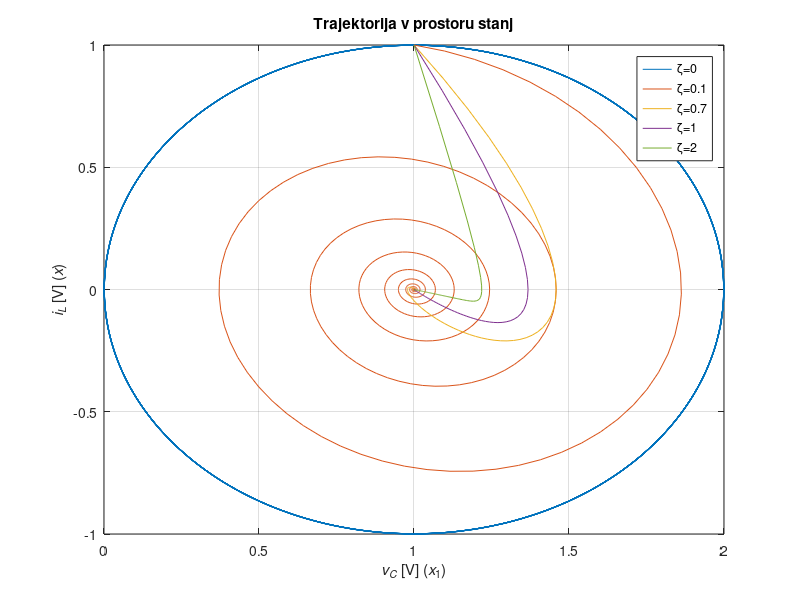
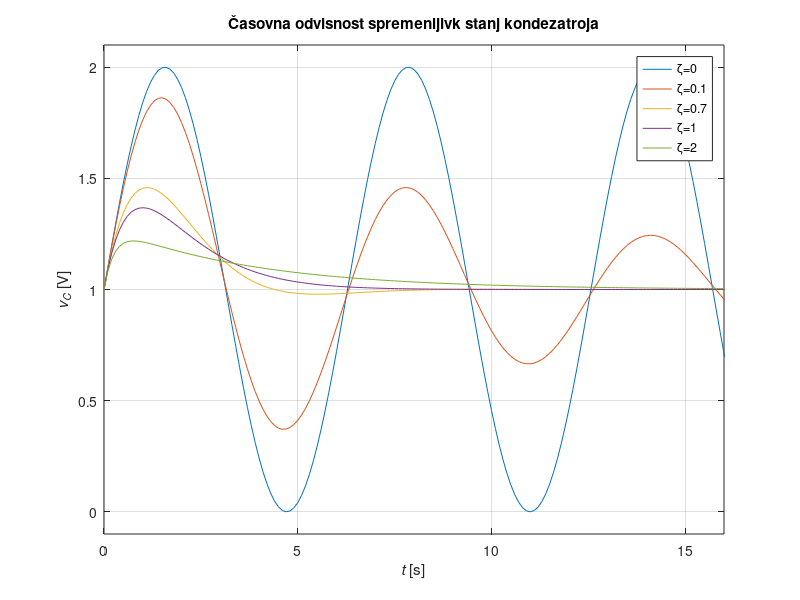
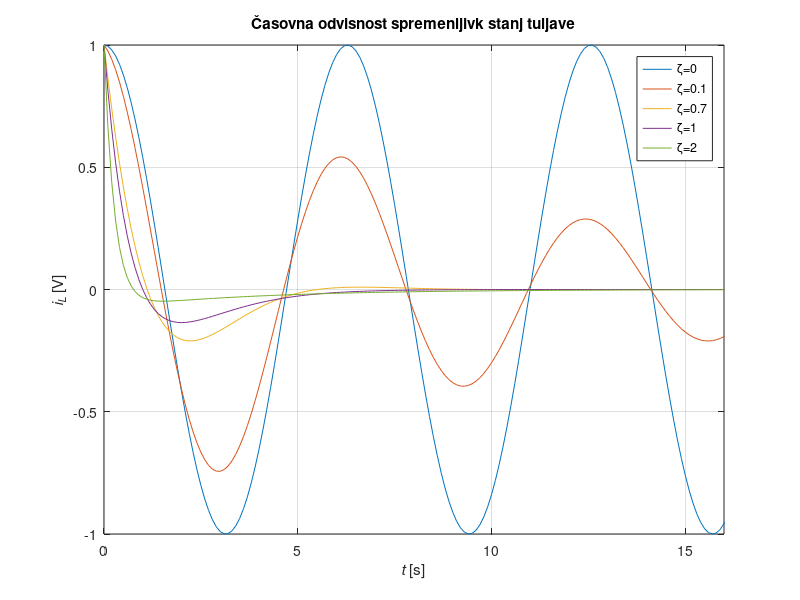

Here is the MATLAB script that generated these plots, in order:
clear all; close all;

#Casovni vektor
#tz = 0; tk = 0.01; dt = 0.000001;
t=0 : 0.1 : 100;


# constant for DE
C = 1; %HFarad
L = 1;  %Henry
R = [0, 0.2, 1.4, 2, 4];  %poračunane iz podanih zeta

# U definition input, both zeros matrixs
U = [ones(length(t),1)];

#definirane izhodne matrike namenjene da risemo vec krivulj hkrati
Vc    = [ones(length(t),5)];
iL    = [ones(length(t),5)];
vizh  = [ones(length(t),5)];


#Zacetne vrednosti Vc(0)=1V iL(0) = 1A
Vc_zac = 1; iL_zac = 1;
V_zac_pogoj = [Vc_zac; iL_zac];


for i = 1 : 5
  #matrix definitons
  A   = [0,      1/C;
        -1/L,  -R(i)/L];
  
  B   = [0,    1/L]';
  %enotska matrika
  C_m = [1,0;
         0,1]; 
  D   = [0, 0]';
  
  #solving systems
  sys = ss(A,B,C_m,D);
  [y,t,x]=lsim(sys, U,t,V_zac_pogoj);
  
  #zapis outs, ki je da lsim: za vse R-je
  Vc(:,i) = x(:,1);
  iL(:,i) = x(:,2);
  vizh(:,i) = y(:,1);
endfor

#draw trajektorija stanj v prostoru
fig1 = figure(1);
set(fig1,'Units','centimeters','Position',[1 4 14 12]);
plot(Vc(:,1),iL(:,1), Vc(:,2),iL(:,2), Vc(:,3),iL(:,3), Vc(:,4),iL(:,4), Vc(:,5),iL(:,5));
%%axis([-2.1 2.1 -2.1 2.1]); 
grid;
legend("ζ=0","ζ=0.1","ζ=0.7","ζ=1","ζ=2")
xlabel('{\itv_C} [V] ({\itx}_1)'); ylabel('{\iti_L} [V] ({\itx})');
title('Trajektorija v prostoru stanj')
pause(1);

#draw izhodne spremeljivke kondezator
fig2 = figure(2);
set(fig2,'Units','centimeters','Position',[16.5 1.5 20 16]);
plot(t,Vc(:,1), t,Vc(:,2), t,Vc(:,3), t,Vc(:,4), t,Vc(:,5)); 
legend("ζ=0","ζ=0.1","ζ=0.7","ζ=1","ζ=2")
axis([0 16 -0.1 2.1]); 
grid;
xlabel('{\itt} [s]'); ylabel('{\itv_C} [V]');
title('Časovna odvisnost spremenljivk stanj kondezatroja')
pause(2);

#draw izhodne spremeljivke tuljava
fig3 = figure(3);
set(fig3,'Units','centimeters','Position',[16.5 1.5 20 16]);
plot(t,iL(:,1), t,iL(:,2), t,iL(:,3), t,iL(:,4), t,iL(:,5)); 
legend("ζ=0","ζ=0.1","ζ=0.7","ζ=1","ζ=2")
axis([0 16 -1 1]); 
grid;
xlabel('{\itt} [s]'); ylabel('{\iti_L} [V]');
title('Časovna odvisnost spremenljivk stanj tuljave')
pause(2);
